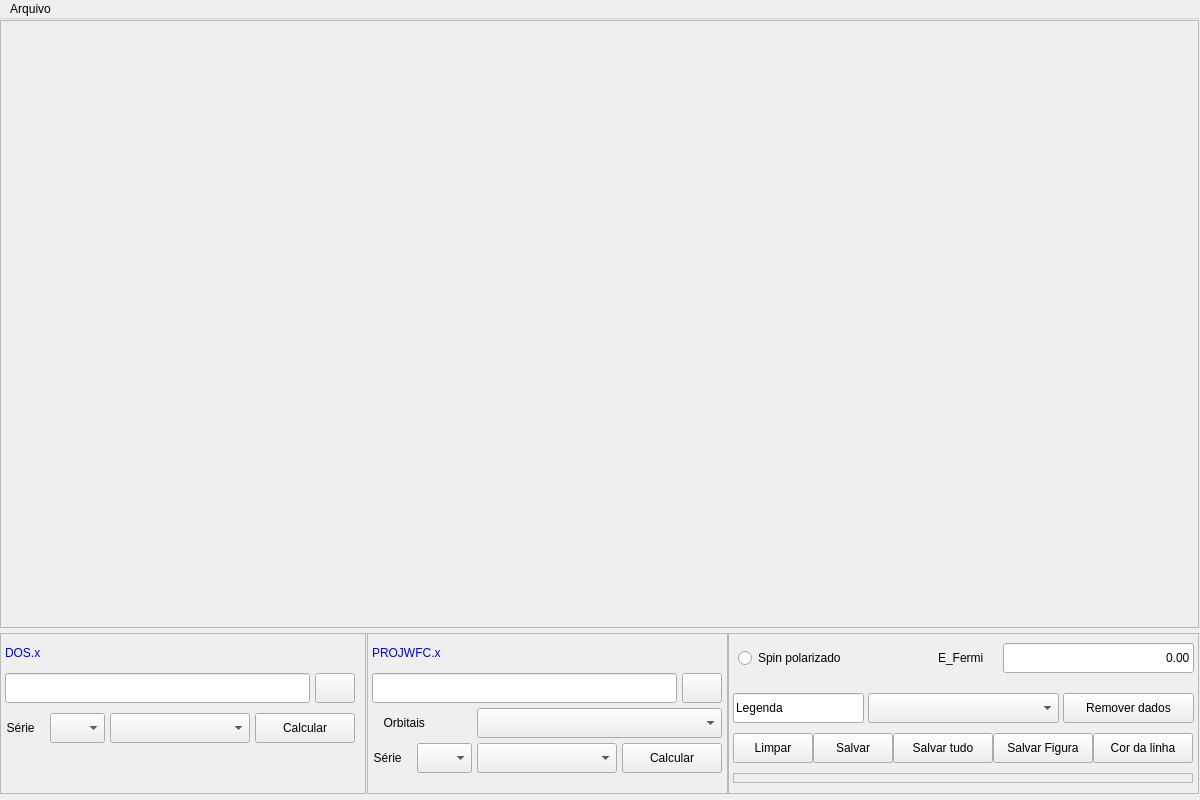
<?xml version="1.0" encoding="UTF-8"?>
<ui version="4.0">
 <class>MainWindow</class>
 <widget class="QMainWindow" name="MainWindow">
  <property name="geometry">
   <rect>
    <x>0</x>
    <y>0</y>
    <width>1200</width>
    <height>800</height>
   </rect>
  </property>
  <property name="sizePolicy">
   <sizepolicy hsizetype="Expanding" vsizetype="Expanding">
    <horstretch>0</horstretch>
    <verstretch>0</verstretch>
   </sizepolicy>
  </property>
  <property name="minimumSize">
   <size>
    <width>1200</width>
    <height>800</height>
   </size>
  </property>
  <property name="maximumSize">
   <size>
    <width>1200</width>
    <height>800</height>
   </size>
  </property>
  <property name="windowTitle">
   <string>Visualizador de Densidade de Estados</string>
  </property>
  <widget class="QWidget" name="centralwidget">
   <widget class="QFrame" name="GrupDOS">
    <property name="geometry">
     <rect>
      <x>0</x>
      <y>614</y>
      <width>366</width>
      <height>161</height>
     </rect>
    </property>
    <property name="frameShape">
     <enum>QFrame::StyledPanel</enum>
    </property>
    <property name="frameShadow">
     <enum>QFrame::Raised</enum>
    </property>
    <widget class="QLineEdit" name="line_dosV">
     <property name="geometry">
      <rect>
       <x>5</x>
       <y>40</y>
       <width>305</width>
       <height>30</height>
      </rect>
     </property>
    </widget>
    <widget class="QPushButton" name="search13">
     <property name="geometry">
      <rect>
       <x>315</x>
       <y>40</y>
       <width>40</width>
       <height>30</height>
      </rect>
     </property>
     <property name="toolTip">
      <string notr="true" extracomment="Pesquisar"/>
     </property>
     <property name="toolTipDuration">
      <number>0</number>
     </property>
     <property name="text">
      <string/>
     </property>
    </widget>
    <widget class="QPushButton" name="Calculete13">
     <property name="geometry">
      <rect>
       <x>255</x>
       <y>80</y>
       <width>100</width>
       <height>30</height>
      </rect>
     </property>
     <property name="text">
      <string>Calcular</string>
     </property>
    </widget>
    <widget class="QComboBox" name="comboDOS">
     <property name="geometry">
      <rect>
       <x>110</x>
       <y>80</y>
       <width>140</width>
       <height>30</height>
      </rect>
     </property>
    </widget>
    <widget class="QComboBox" name="SerieDOS">
     <property name="geometry">
      <rect>
       <x>50</x>
       <y>80</y>
       <width>55</width>
       <height>30</height>
      </rect>
     </property>
    </widget>
    <widget class="QLabel" name="label">
     <property name="geometry">
      <rect>
       <x>5</x>
       <y>5</y>
       <width>200</width>
       <height>30</height>
      </rect>
     </property>
     <property name="styleSheet">
      <string notr="true">color: rgb(0, 0, 255);
font: 12pt &quot;Latin Modern Roman&quot;;</string>
     </property>
     <property name="text">
      <string>DOS.x</string>
     </property>
    </widget>
    <widget class="QLabel" name="label_2">
     <property name="geometry">
      <rect>
       <x>0</x>
       <y>80</y>
       <width>58</width>
       <height>30</height>
      </rect>
     </property>
     <property name="text">
      <string>  Série</string>
     </property>
    </widget>
   </widget>
   <widget class="QFrame" name="frame1">
    <property name="geometry">
     <rect>
      <x>0</x>
      <y>1</y>
      <width>1199</width>
      <height>608</height>
     </rect>
    </property>
    <property name="frameShape">
     <enum>QFrame::StyledPanel</enum>
    </property>
    <property name="frameShadow">
     <enum>QFrame::Raised</enum>
    </property>
   </widget>
   <widget class="QFrame" name="GrupPDOS">
    <property name="geometry">
     <rect>
      <x>367</x>
      <y>614</y>
      <width>361</width>
      <height>161</height>
     </rect>
    </property>
    <property name="frameShape">
     <enum>QFrame::StyledPanel</enum>
    </property>
    <property name="frameShadow">
     <enum>QFrame::Raised</enum>
    </property>
    <widget class="QLineEdit" name="line_pdosV">
     <property name="geometry">
      <rect>
       <x>5</x>
       <y>40</y>
       <width>305</width>
       <height>30</height>
      </rect>
     </property>
    </widget>
    <widget class="QPushButton" name="search23">
     <property name="geometry">
      <rect>
       <x>315</x>
       <y>40</y>
       <width>40</width>
       <height>30</height>
      </rect>
     </property>
     <property name="toolTip">
      <string extracomment="Pesquisar"/>
     </property>
     <property name="text">
      <string/>
     </property>
    </widget>
    <widget class="QLabel" name="label_3">
     <property name="geometry">
      <rect>
       <x>5</x>
       <y>5</y>
       <width>200</width>
       <height>30</height>
      </rect>
     </property>
     <property name="styleSheet">
      <string notr="true">color: rgb(0, 0, 255);
font: 12pt &quot;Latin Modern Roman&quot;;</string>
     </property>
     <property name="text">
      <string>PROJWFC.x</string>
     </property>
    </widget>
    <widget class="QLabel" name="label_4">
     <property name="geometry">
      <rect>
       <x>0</x>
       <y>110</y>
       <width>58</width>
       <height>30</height>
      </rect>
     </property>
     <property name="text">
      <string>  Série</string>
     </property>
    </widget>
    <widget class="QLabel" name="label_5">
     <property name="geometry">
      <rect>
       <x>10</x>
       <y>75</y>
       <width>91</width>
       <height>30</height>
      </rect>
     </property>
     <property name="text">
      <string>  Orbitais</string>
     </property>
    </widget>
    <widget class="QComboBox" name="orbital">
     <property name="geometry">
      <rect>
       <x>110</x>
       <y>75</y>
       <width>245</width>
       <height>30</height>
      </rect>
     </property>
    </widget>
    <widget class="QComboBox" name="SeriePDOS">
     <property name="geometry">
      <rect>
       <x>50</x>
       <y>110</y>
       <width>55</width>
       <height>30</height>
      </rect>
     </property>
    </widget>
    <widget class="QComboBox" name="comboPDOS">
     <property name="geometry">
      <rect>
       <x>110</x>
       <y>110</y>
       <width>140</width>
       <height>30</height>
      </rect>
     </property>
    </widget>
    <widget class="QPushButton" name="Calculete23">
     <property name="geometry">
      <rect>
       <x>255</x>
       <y>110</y>
       <width>100</width>
       <height>30</height>
      </rect>
     </property>
     <property name="text">
      <string>Calcular</string>
     </property>
    </widget>
   </widget>
   <widget class="QFrame" name="frame">
    <property name="geometry">
     <rect>
      <x>728</x>
      <y>614</y>
      <width>471</width>
      <height>161</height>
     </rect>
    </property>
    <property name="frameShape">
     <enum>QFrame::StyledPanel</enum>
    </property>
    <property name="frameShadow">
     <enum>QFrame::Raised</enum>
    </property>
    <widget class="QLineEdit" name="EFermi">
     <property name="geometry">
      <rect>
       <x>275</x>
       <y>10</y>
       <width>191</width>
       <height>30</height>
      </rect>
     </property>
     <property name="text">
      <string>0.00</string>
     </property>
     <property name="alignment">
      <set>Qt::AlignRight|Qt::AlignTrailing|Qt::AlignVCenter</set>
     </property>
    </widget>
    <widget class="QRadioButton" name="mono">
     <property name="geometry">
      <rect>
       <x>10</x>
       <y>10</y>
       <width>150</width>
       <height>30</height>
      </rect>
     </property>
     <property name="text">
      <string>Spin polarizado</string>
     </property>
    </widget>
    <widget class="QLabel" name="label_6">
     <property name="geometry">
      <rect>
       <x>210</x>
       <y>10</y>
       <width>58</width>
       <height>30</height>
      </rect>
     </property>
     <property name="text">
      <string>E_Fermi</string>
     </property>
    </widget>
    <widget class="QLineEdit" name="line_label">
     <property name="geometry">
      <rect>
       <x>5</x>
       <y>60</y>
       <width>131</width>
       <height>30</height>
      </rect>
     </property>
     <property name="text">
      <string>Legenda</string>
     </property>
    </widget>
    <widget class="QComboBox" name="s_data">
     <property name="geometry">
      <rect>
       <x>140</x>
       <y>60</y>
       <width>191</width>
       <height>30</height>
      </rect>
     </property>
    </widget>
    <widget class="QPushButton" name="btn_remove">
     <property name="geometry">
      <rect>
       <x>335</x>
       <y>60</y>
       <width>131</width>
       <height>30</height>
      </rect>
     </property>
     <property name="text">
      <string>Remover dados</string>
     </property>
    </widget>
    <widget class="QPushButton" name="btn_5">
     <property name="geometry">
      <rect>
       <x>5</x>
       <y>100</y>
       <width>80</width>
       <height>30</height>
      </rect>
     </property>
     <property name="text">
      <string>Limpar</string>
     </property>
    </widget>
    <widget class="QPushButton" name="btn_7">
     <property name="geometry">
      <rect>
       <x>165</x>
       <y>100</y>
       <width>100</width>
       <height>30</height>
      </rect>
     </property>
     <property name="toolTip">
      <string notr="true" extracomment="Salva todos os dados com arquivo .CSV"/>
     </property>
     <property name="toolTipDuration">
      <number>0</number>
     </property>
     <property name="text">
      <string>Salvar tudo</string>
     </property>
    </widget>
    <widget class="QPushButton" name="btn_6">
     <property name="geometry">
      <rect>
       <x>85</x>
       <y>100</y>
       <width>80</width>
       <height>30</height>
      </rect>
     </property>
     <property name="toolTip">
      <string notr="true" extracomment="Salva apenas os dados da seleção atual"/>
     </property>
     <property name="toolTipDuration">
      <number>0</number>
     </property>
     <property name="text">
      <string>Salvar</string>
     </property>
    </widget>
    <widget class="QPushButton" name="btn_4">
     <property name="geometry">
      <rect>
       <x>265</x>
       <y>100</y>
       <width>100</width>
       <height>30</height>
      </rect>
     </property>
     <property name="toolTip">
      <string notr="true" extracomment="Salva a figura"/>
     </property>
     <property name="toolTipDuration">
      <number>0</number>
     </property>
     <property name="text">
      <string>Salvar Figura</string>
     </property>
    </widget>
    <widget class="QPushButton" name="btn_color">
     <property name="geometry">
      <rect>
       <x>365</x>
       <y>100</y>
       <width>100</width>
       <height>30</height>
      </rect>
     </property>
     <property name="toolTip">
      <string notr="true" extracomment="Seleciona a cor da linha"/>
     </property>
     <property name="toolTipDuration">
      <number>0</number>
     </property>
     <property name="text">
      <string>Cor da linha</string>
     </property>
    </widget>
    <widget class="QFrame" name="frame_color">
     <property name="geometry">
      <rect>
       <x>5</x>
       <y>140</y>
       <width>460</width>
       <height>10</height>
      </rect>
     </property>
     <property name="frameShape">
      <enum>QFrame::StyledPanel</enum>
     </property>
     <property name="frameShadow">
      <enum>QFrame::Raised</enum>
     </property>
    </widget>
   </widget>
  </widget>
  <widget class="QMenuBar" name="menuBar">
   <property name="geometry">
    <rect>
     <x>0</x>
     <y>0</y>
     <width>1200</width>
     <height>22</height>
    </rect>
   </property>
   <widget class="QMenu" name="menuArquivo">
    <property name="title">
     <string>Arquivo</string>
    </property>
    <addaction name="actionAjuda"/>
    <addaction name="actionSobre"/>
    <addaction name="actionFechar"/>
   </widget>
   <addaction name="menuArquivo"/>
  </widget>
  <action name="actionAjuda">
   <property name="text">
    <string>Ajuda</string>
   </property>
  </action>
  <action name="actionSobre">
   <property name="text">
    <string>Sobre</string>
   </property>
  </action>
  <action name="actionFechar">
   <property name="text">
    <string>Fechar</string>
   </property>
  </action>
 </widget>
 <resources/>
 <connections/>
</ui>
